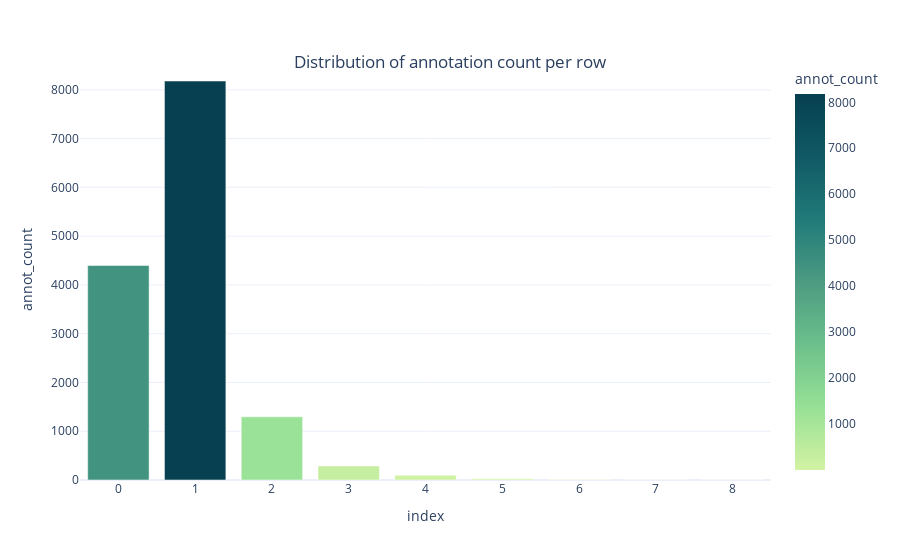

The notebook cell saved with this chart:
### Code cell
annot_count = data['annot_count'].value_counts()
fig = px.bar(data_frame = annot_count,
            x = annot_count.index,
            y = 'annot_count',
            color = 'annot_count',
            color_continuous_scale = 'Emrld'
            )
fig.update_layout(title ={
    'text':'Distribution of annotation count per row',
'y':0.9,
'x':0.5},
                  template ='plotly_white')
fig.show()

### Figure 1 — Plotly figure (JSON) as saved in the notebook; plotly's stock layout.template omitted (floating-point values rounded to 4 significant figures)
{"data": [{"alignmentgroup": "True", "hovertemplate": "index=%{x}<br>annot_count=%{marker.color}<extra></extra>", "legendgroup": "", "marker": {"color": [8181, 4399, 1296, 287, 99, 27, 9, 1, 1], "coloraxis": "coloraxis", "pattern": {"shape": ""}}, "name": "", "offsetgroup": "", "orientation": "v", "showlegend": false, "textposition": "auto", "type": "bar", "x": [1, 0, 2, 3, 4, 5, 6, 7, 8], "xaxis": "x", "y": [8181, 4399, 1296, 287, 99, 27, 9, 1, 1], "yaxis": "y"}], "layout": {"barmode": "relative", "coloraxis": {"colorbar": {"title": {"text": "annot_count"}}, "colorscale": [[0, "rgb(211, 242, 163)"], [0.1667, "rgb(151, 225, 150)"], [0.3333, "rgb(108, 192, 139)"], [0.5, "rgb(76, 155, 130)"], [0.6667, "rgb(33, 122, 121)"], [0.8333, "rgb(16, 89, 101)"], [1, "rgb(7, 64, 80)"]]}, "legend": {"tracegroupgap": 0}, "margin": {"t": 60}, "title": {"text": "Distribution of annotation count per row", "x": 0.5, "y": 0.9}, "xaxis": {"anchor": "y", "domain": [0, 1], "title": {"text": "index"}}, "yaxis": {"anchor": "x", "domain": [0, 1], "title": {"text": "annot_count"}}}}
